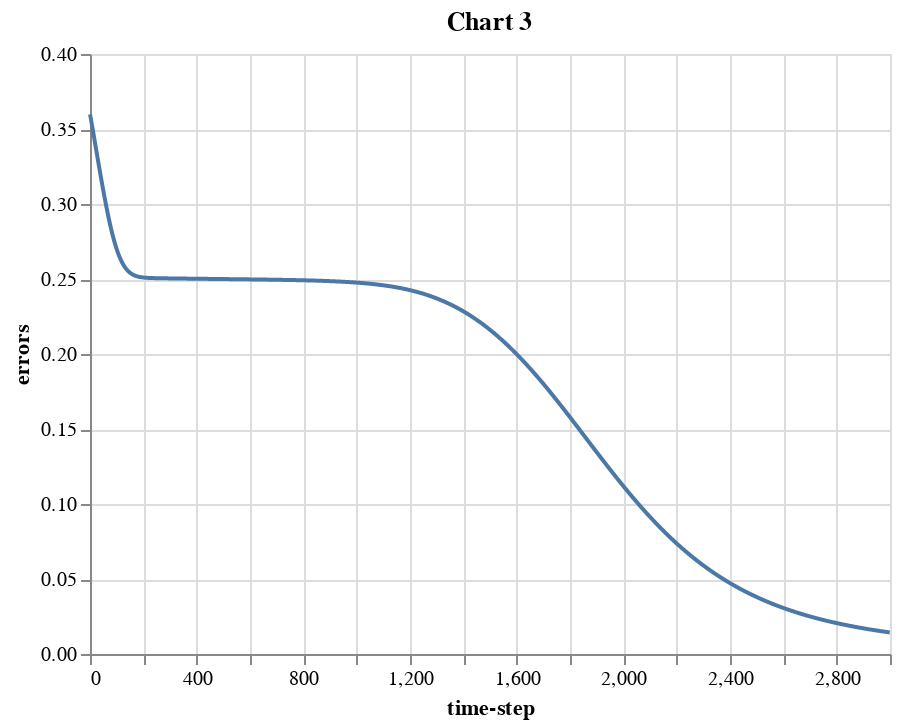

Write notebook code for a chart like this one.
### Code cell
errors = history.history['loss']

df2 = pd.DataFrame({"errors":errors, "time-step": np.arange(0, len(errors))})

alt.Chart(df2).mark_line().encode(x="time-step", y="errors").properties(title='Chart 3')

### Figure 1 — Vega-Lite specification as saved in the notebook (floating-point values rounded to 4 significant figures; data arrays with more than 128 entries replaced by an {"elided": "..."} marker saying what was removed)
{"config": {"view": {"continuousWidth": 400, "continuousHeight": 300}}, "data": {"name": "data-6bfc0a5d97678e1be6f97ee0918be17a"}, "mark": "line", "encoding": {"x": {"type": "quantitative", "field": "time-step"}, "y": {"type": "quantitative", "field": "errors"}}, "title": "Chart 3", "$schema": "https://vega.github.io/schema/vega-lite/v4.0.2.json", "datasets": {"data-6bfc0a5d97678e1be6f97ee0918be17a": {"elided": "3000 records"}}}
